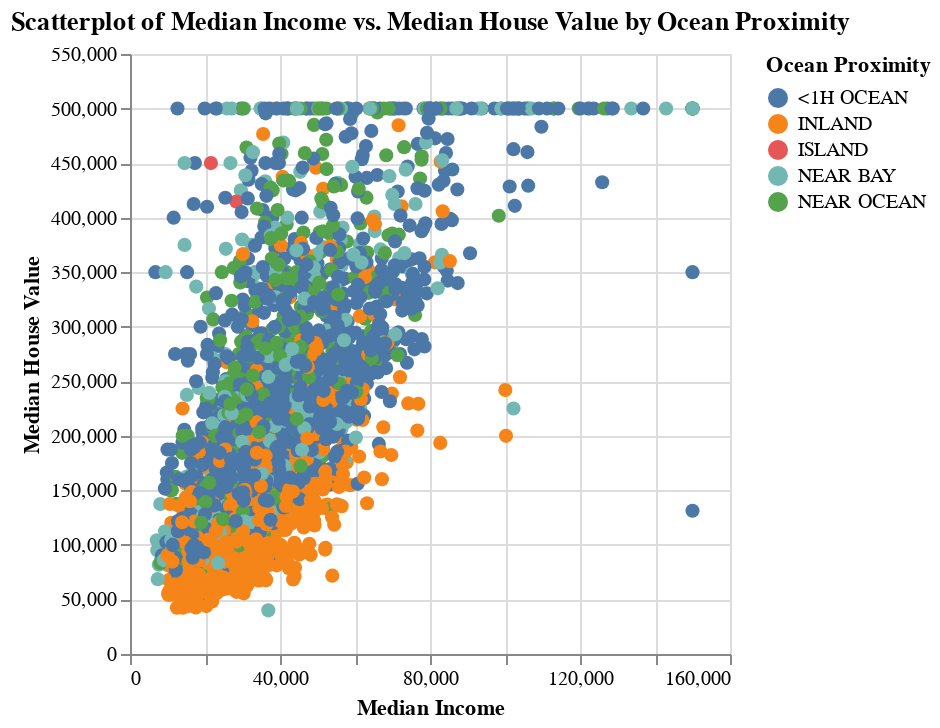

Here is the notebook cell this chart was saved with:
### Code cell
## SCATTERPLOT WITH RADIO BUTTON
## allows users to select a category (highlights selected category, opacity of other points will be lowered)

region_selection = alt.selection_point(
    fields=["ocean_proximity"], 
    bind=alt.binding_radio(options=housing["ocean_proximity"].unique().tolist(), name="Select Region"), 
    name="highlight_region"
)

scatter = alt.Chart(housing).mark_circle(size=50).encode(
    x=alt.X("median_income", title="Median Income"),
    y=alt.Y("median_house_value", title="Median House Value"), 
    color=alt.Color("ocean_proximity", legend=alt.Legend(title="Ocean Proximity")),
    tooltip=["ocean_proximity", "median_house_value"],
    opacity=alt.condition(
        region_selection, 
        alt.value(1), 
        alt.value(0.2)
    )
).add_params(
    region_selection
).properties(
    title="Scatterplot of Median Income vs. Median House Value by Ocean Proximity"
)

scatter

### Figure 1 — Vega-Lite specification as saved in the notebook (floating-point values rounded to 4 significant figures; data arrays with more than 128 entries replaced by an {"elided": "..."} marker saying what was removed)
{"config": {"view": {"continuousWidth": 300, "continuousHeight": 300}}, "data": {"name": "data-be993d7431e99be222b0d99cd4256a5f"}, "mark": {"type": "circle", "size": 50}, "encoding": {"color": {"field": "ocean_proximity", "legend": {"title": "Ocean Proximity"}, "type": "nominal"}, "opacity": {"condition": {"param": "highlight_region", "value": 1}, "value": 0.2}, "tooltip": [{"field": "ocean_proximity", "type": "nominal"}, {"field": "median_house_value", "type": "quantitative"}], "x": {"field": "median_income", "title": "Median Income", "type": "quantitative"}, "y": {"field": "median_house_value", "title": "Median House Value", "type": "quantitative"}}, "params": [{"name": "highlight_region", "select": {"type": "point", "fields": ["ocean_proximity"]}, "bind": {"input": "radio", "options": ["INLAND", "<1H OCEAN", "NEAR OCEAN", "NEAR BAY", "ISLAND"], "name": "Select Region"}}], "title": "Scatterplot of Median Income vs. Median House Value by Ocean Proximity", "$schema": "https://vega.github.io/schema/vega-lite/v5.20.1.json", "datasets": {"data-be993d7431e99be222b0d99cd4256a5f": {"elided": "3000 records"}}}
